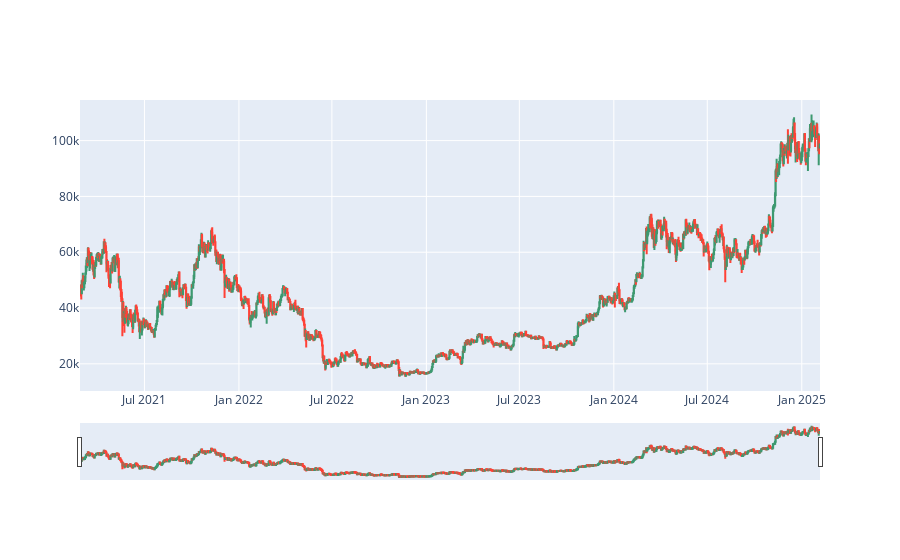

Notebook code cell kept with this figure:
### Code cell
# Declare a figure
fig = go.Figure()

# Candlestick chart
fig.add_trace(go.Candlestick(x=data.Date,
                open=data['Open'],
                high=data['High'],
                low=data['Low'],
                close=data['Close'], 
                name = 'Bitcoin Data'))

### Figure 1 — Plotly figure (JSON) as saved in the notebook; plotly's stock layout.template omitted (floating-point values rounded to 4 significant figures; data arrays with more than 128 entries replaced by an {"elided": "..."} marker saying what was removed)
{"data": [{"close": {"elided": "1441 float values"}, "high": {"elided": "1441 float values"}, "low": {"elided": "1441 float values"}, "name": "Bitcoin Data", "open": {"elided": "1441 float values"}, "type": "candlestick", "x": {"elided": "1441 str values"}}], "layout": {}}
